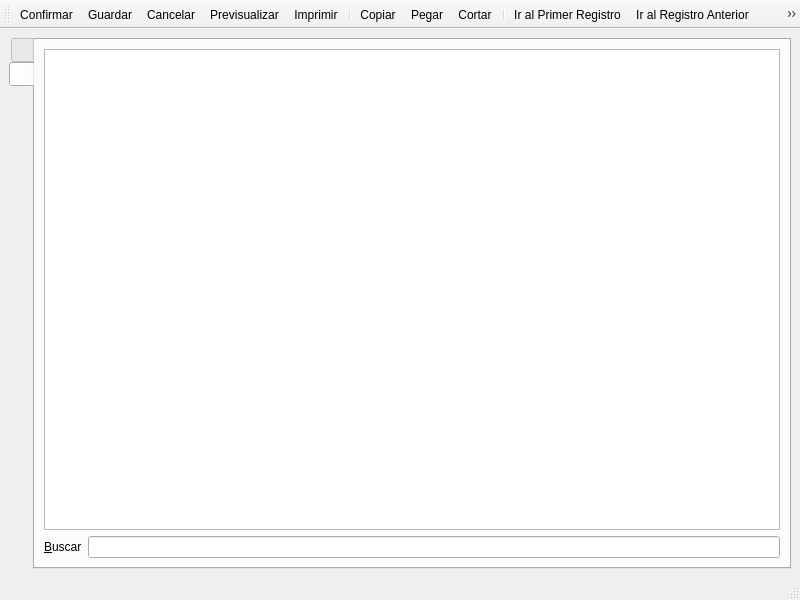
<?xml version="1.0" encoding="UTF-8"?>
<ui version="4.0">
 <class>frmKardex</class>
 <widget class="QMainWindow" name="frmKardex">
  <property name="geometry">
   <rect>
    <x>0</x>
    <y>0</y>
    <width>800</width>
    <height>600</height>
   </rect>
  </property>
  <property name="windowTitle">
   <string>Kardex</string>
  </property>
  <widget class="QWidget" name="centralwidget">
   <layout class="QVBoxLayout" name="verticalLayout">
    <item>
     <widget class="QTabWidget" name="tabWidget">
      <property name="tabPosition">
       <enum>QTabWidget::West</enum>
      </property>
      <property name="currentIndex">
       <number>1</number>
      </property>
      <widget class="QWidget" name="tabdetails">
       <attribute name="icon">
        <iconset resource="res.qrc">
         <normaloff>:/icons/res/document-edit.png</normaloff>:/icons/res/document-edit.png</iconset>
       </attribute>
       <attribute name="title">
        <string notr="true"/>
       </attribute>
       <layout class="QGridLayout" name="gridLayout">
        <item row="0" column="0" colspan="2">
         <layout class="QHBoxLayout" name="horizontalLayout_2">
          <item>
           <widget class="QLabel" name="label_3">
            <property name="text">
             <string>Documento: </string>
            </property>
           </widget>
          </item>
          <item>
           <widget class="QLineEdit" name="txtParentPrintedDocumentNumber">
            <property name="readOnly">
             <bool>true</bool>
            </property>
           </widget>
          </item>
          <item>
           <widget class="QLabel" name="label_6">
            <property name="text">
             <string>Kardex: </string>
            </property>
           </widget>
          </item>
          <item>
           <widget class="QLineEdit" name="txtPrintedDocumentNumber">
            <property name="readOnly">
             <bool>true</bool>
            </property>
           </widget>
          </item>
          <item>
           <widget class="QLabel" name="label_7">
            <property name="text">
             <string>Bodega</string>
            </property>
           </widget>
          </item>
          <item>
           <widget class="QLineEdit" name="txtWarehouse">
            <property name="readOnly">
             <bool>true</bool>
            </property>
           </widget>
          </item>
          <item>
           <widget class="QLabel" name="label_2">
            <property name="text">
             <string>&amp;Fecha</string>
            </property>
            <property name="buddy">
             <cstring>dtPicker</cstring>
            </property>
           </widget>
          </item>
          <item>
           <widget class="QDateTimeEdit" name="dtPicker">
            <property name="readOnly">
             <bool>true</bool>
            </property>
            <property name="calendarPopup">
             <bool>true</bool>
            </property>
           </widget>
          </item>
         </layout>
        </item>
        <item row="1" column="0" colspan="2">
         <widget class="QTableView" name="tabledetails">
          <property name="sizePolicy">
           <sizepolicy hsizetype="Expanding" vsizetype="Expanding">
            <horstretch>0</horstretch>
            <verstretch>2</verstretch>
           </sizepolicy>
          </property>
          <property name="editTriggers">
           <set>QAbstractItemView::NoEditTriggers</set>
          </property>
          <property name="alternatingRowColors">
           <bool>true</bool>
          </property>
          <attribute name="verticalHeaderVisible">
           <bool>false</bool>
          </attribute>
          <attribute name="verticalHeaderVisible">
           <bool>false</bool>
          </attribute>
         </widget>
        </item>
        <item row="3" column="1">
         <widget class="QLabel" name="label_5">
          <property name="text">
           <string>Observaciones del Documento</string>
          </property>
         </widget>
        </item>
        <item row="4" column="0">
         <widget class="QPlainTextEdit" name="txtKardexObservation">
          <property name="readOnly">
           <bool>true</bool>
          </property>
         </widget>
        </item>
        <item row="4" column="1">
         <widget class="QPlainTextEdit" name="txtDocObservation">
          <property name="readOnly">
           <bool>true</bool>
          </property>
         </widget>
        </item>
        <item row="3" column="0">
         <widget class="QLabel" name="label_4">
          <property name="text">
           <string>Observaciones de Kardex</string>
          </property>
         </widget>
        </item>
       </layout>
      </widget>
      <widget class="QWidget" name="tabnavigation">
       <attribute name="icon">
        <iconset resource="res.qrc">
         <normaloff>:/icons/res/table.png</normaloff>:/icons/res/table.png</iconset>
       </attribute>
       <attribute name="title">
        <string notr="true"/>
       </attribute>
       <layout class="QVBoxLayout" name="verticalLayout_2">
        <item>
         <widget class="QTableView" name="tablenavigation">
          <property name="contextMenuPolicy">
           <enum>Qt::ActionsContextMenu</enum>
          </property>
          <property name="alternatingRowColors">
           <bool>true</bool>
          </property>
          <property name="selectionMode">
           <enum>QAbstractItemView::SingleSelection</enum>
          </property>
          <property name="selectionBehavior">
           <enum>QAbstractItemView::SelectRows</enum>
          </property>
          <property name="sortingEnabled">
           <bool>true</bool>
          </property>
          <attribute name="horizontalHeaderStretchLastSection">
           <bool>true</bool>
          </attribute>
          <attribute name="verticalHeaderVisible">
           <bool>false</bool>
          </attribute>
          <attribute name="verticalHeaderVisible">
           <bool>false</bool>
          </attribute>
          <attribute name="horizontalHeaderStretchLastSection">
           <bool>true</bool>
          </attribute>
         </widget>
        </item>
        <item>
         <layout class="QHBoxLayout" name="horizontalLayout">
          <item>
           <widget class="QLabel" name="label">
            <property name="text">
             <string>&amp;Buscar</string>
            </property>
            <property name="buddy">
             <cstring>lineEdit</cstring>
            </property>
           </widget>
          </item>
          <item>
           <widget class="QLineEdit" name="lineEdit"/>
          </item>
         </layout>
        </item>
       </layout>
      </widget>
     </widget>
    </item>
   </layout>
  </widget>
  <widget class="QStatusBar" name="statusbar"/>
  <widget class="QToolBar" name="toolBar">
   <property name="windowTitle">
    <string>toolBar</string>
   </property>
   <attribute name="toolBarArea">
    <enum>TopToolBarArea</enum>
   </attribute>
   <attribute name="toolBarBreak">
    <bool>false</bool>
   </attribute>
   <addaction name="actionNew"/>
   <addaction name="actionSave"/>
   <addaction name="actionCancel"/>
   <addaction name="actionPreview"/>
   <addaction name="actionPrint"/>
   <addaction name="separator"/>
   <addaction name="actionCopy"/>
   <addaction name="actionPaste"/>
   <addaction name="actionCut"/>
   <addaction name="separator"/>
   <addaction name="actionGoFirst"/>
   <addaction name="actionGoPrevious"/>
   <addaction name="actionGoNext"/>
   <addaction name="actionGoLast"/>
  </widget>
  <action name="actionNew">
   <property name="icon">
    <iconset resource="res.qrc">
     <normaloff>:/icons/res/document-new.png</normaloff>:/icons/res/document-new.png</iconset>
   </property>
   <property name="text">
    <string>Confirmar</string>
   </property>
   <property name="toolTip">
    <string>Confirmar el documento</string>
   </property>
   <property name="shortcut">
    <string>Ctrl+N</string>
   </property>
  </action>
  <action name="actionPreview">
   <property name="icon">
    <iconset resource="res.qrc">
     <normaloff>:/icons/res/document-preview.png</normaloff>:/icons/res/document-preview.png</iconset>
   </property>
   <property name="text">
    <string>Previsualizar</string>
   </property>
  </action>
  <action name="actionGoFirst">
   <property name="icon">
    <iconset resource="res.qrc">
     <normaloff>:/icons/res/go-first.png</normaloff>:/icons/res/go-first.png</iconset>
   </property>
   <property name="text">
    <string>Ir al Primer Registro</string>
   </property>
  </action>
  <action name="actionGoPrevious">
   <property name="icon">
    <iconset resource="res.qrc">
     <normaloff>:/icons/res/go-previous.png</normaloff>:/icons/res/go-previous.png</iconset>
   </property>
   <property name="text">
    <string>Ir al Registro Anterior</string>
   </property>
  </action>
  <action name="actionGoNext">
   <property name="icon">
    <iconset resource="res.qrc">
     <normaloff>:/icons/res/go-next.png</normaloff>:/icons/res/go-next.png</iconset>
   </property>
   <property name="text">
    <string>Ir al siguiente registro</string>
   </property>
  </action>
  <action name="actionGoLast">
   <property name="icon">
    <iconset resource="res.qrc">
     <normaloff>:/icons/res/go-last.png</normaloff>:/icons/res/go-last.png</iconset>
   </property>
   <property name="text">
    <string>Ir al ultimo registro</string>
   </property>
  </action>
  <action name="actionSave">
   <property name="icon">
    <iconset resource="res.qrc">
     <normaloff>:/icons/res/document-save.png</normaloff>:/icons/res/document-save.png</iconset>
   </property>
   <property name="text">
    <string>Guardar</string>
   </property>
  </action>
  <action name="actionPrint">
   <property name="icon">
    <iconset resource="res.qrc">
     <normaloff>:/icons/res/document-print.png</normaloff>:/icons/res/document-print.png</iconset>
   </property>
   <property name="text">
    <string>Imprimir</string>
   </property>
  </action>
  <action name="actionCancel">
   <property name="icon">
    <iconset resource="res.qrc">
     <normaloff>:/icons/res/dialog-cancel.png</normaloff>:/icons/res/dialog-cancel.png</iconset>
   </property>
   <property name="text">
    <string>Cancelar</string>
   </property>
  </action>
  <action name="actionEditar">
   <property name="icon">
    <iconset resource="res.qrc">
     <normaloff>:/icons/res/document-edit.png</normaloff>:/icons/res/document-edit.png</iconset>
   </property>
   <property name="text">
    <string>Editar</string>
   </property>
   <property name="shortcut">
    <string>Ctrl+E</string>
   </property>
  </action>
  <action name="actionDelete">
   <property name="icon">
    <iconset resource="res.qrc">
     <normaloff>:/icons/res/edit-delete.png</normaloff>:/icons/res/edit-delete.png</iconset>
   </property>
   <property name="text">
    <string>Borrar</string>
   </property>
  </action>
  <action name="actionCopy">
   <property name="icon">
    <iconset resource="res.qrc">
     <normaloff>:/icons/res/edit-copy.png</normaloff>:/icons/res/edit-copy.png</iconset>
   </property>
   <property name="text">
    <string>Copiar</string>
   </property>
   <property name="shortcut">
    <string>Ctrl+C</string>
   </property>
  </action>
  <action name="actionCut">
   <property name="icon">
    <iconset resource="res.qrc">
     <normaloff>:/icons/res/edit-cut.png</normaloff>:/icons/res/edit-cut.png</iconset>
   </property>
   <property name="text">
    <string>Cortar</string>
   </property>
   <property name="shortcut">
    <string>Ctrl+X</string>
   </property>
  </action>
  <action name="actionPaste">
   <property name="icon">
    <iconset resource="res.qrc">
     <normaloff>:/icons/res/edit-paste.png</normaloff>:/icons/res/edit-paste.png</iconset>
   </property>
   <property name="text">
    <string>Pegar</string>
   </property>
  </action>
 </widget>
 <resources>
  <include location="res.qrc"/>
 </resources>
 <connections/>
</ui>
